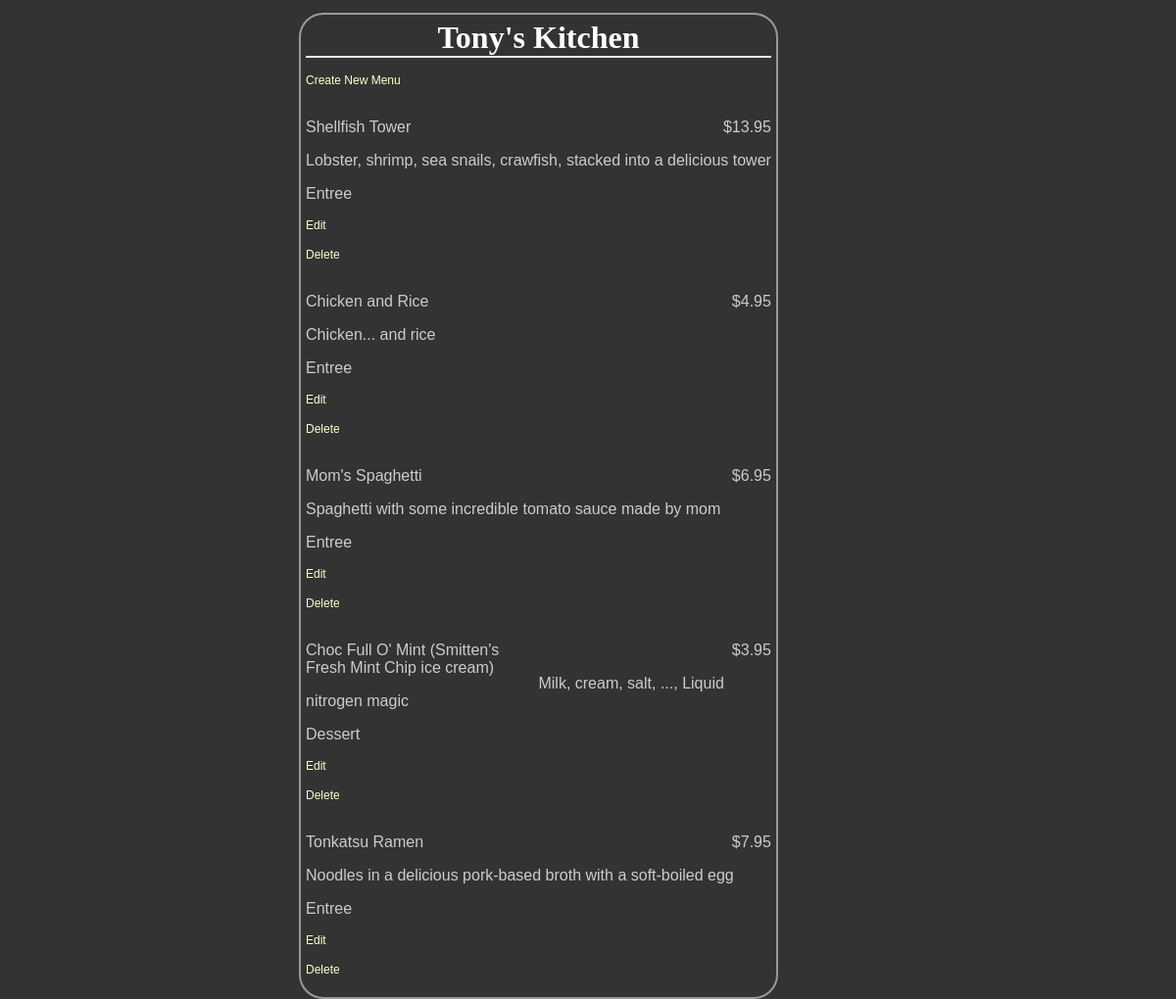
/restaurants/6/, run on the app's committed database.
### databasesetup.py (models this page shows, shortened)
class Restaurant(Base):
    __tablename__ = 'restaurant'
    name = Column(String(80), nullable = False)
    id = Column(Integer, primary_key = True)

class MenuItem(Base):
    __tablename__ = 'menu_item'
    name = Column(String(80), nullable = False)
    id = Column(Integer,primary_key = True)
    course = Column(String(250))
    description = Column(String(250))
    price = Column(String(8))
    restaurant_id = Column(Integer, ForeignKey('restaurant.id'))
    restaurant = relationship(Restaurant)

### finalproject.py (the view)
@app.route('/restaurants/<int:restaurant_id>/')
def restaurantMenu(restaurant_id):
    restaurant = session.query(Restaurant).filter_by(id=restaurant_id).one()
    items = session.query(MenuItem).filter_by(restaurant_id=restaurant.id)
    return render_template('menu.html', restaurant=restaurant, items=items)

### templates/menu.html (shortened to what this page needs)
<html>
        <head>
            <link rel="stylesheet" type="text/css" href="{{url_for('static',filename='style.css')}}">
        </head>
    <body>
        <div class="pane">
            <div class="header">
                <h1>{{restaurant.name}}</h1>
            </div>
            <p><a href={{url_for('newMenuItem', restaurant_id = restaurant.id)}}>Create New Menu</a></p>
        {% for i in items %}
                <div class = 'nameAndPrice'>
                        <span class = 'name'><p>{{i.name}}</p></span>
                        <span class = 'price'>
                        <p>{{i.price}} </p>
                    </span>
                </div>
                <div class = 'description'>
                    <p>{{i.description}}</p>
                    <p>{{i.course}}</p>
                </div>
            <div class = "editdeletepane">
            <p><a href={{url_for('editMenuItem', restaurant_id = restaurant.id, menu_id = i.id)}}>Edit</a></p>
            <p><a href={{url_for('deleteMenuItem', restaurant_id = restaurant.id, menu_id = i.id)}}>Delete</a></p>
            </div>
        {% endfor %}
    </div>
    </body>
</html>

### static/style.css (style rules this page uses)
body { font-family: sans-serif; background-color: #333333 }
h1, h2, h3, h4 { color: #ffffff; }
h1, h2 { font-family: 'georgia', serif; margin: 0; }
h1 { border-bottom: 2px solid #eee; }
p, dd, dt { color: #cccccc; }
a { text-decoration: none; color: #ffffcc; font-size: .75em; }
.pane { position: absolute; left: 25%; border: 2px solid; border-radius: 25px; padding: 5px; margin: 5px; border-color: #999999; background-color: #333333 }
.header { left: 50%; text-align: center; }
.name { width: 50%; display: inline-block; float: left; }
.price { text-align: right; width: 50%; float: right; }

### data on the page
Restaurant: name "Tony's Kitchen"
MenuItem: name "Shellfish Tower", price "$13.95", description "Lobster, shrimp, sea snails, crawfish, stacked into a delicious tower", course "Entree"
MenuItem: name "Chicken and Rice", price "$4.95", description "Chicken... and rice", course "Entree"
MenuItem: name "Mom's Spaghetti", price "$6.95", description "Spaghetti with some incredible tomato sauce made by mom", course "Entree"
MenuItem: name "Choc Full O' Mint (Smitten's Fresh Mint Chip ice cream)", price "$3.95", description "Milk, cream, salt, ..., Liquid nitrogen magic", course "Dessert"
MenuItem: name "Tonkatsu Ramen", price "$7.95", description "Noodles in a delicious pork-based broth with a soft-boiled egg", course "Entree"
